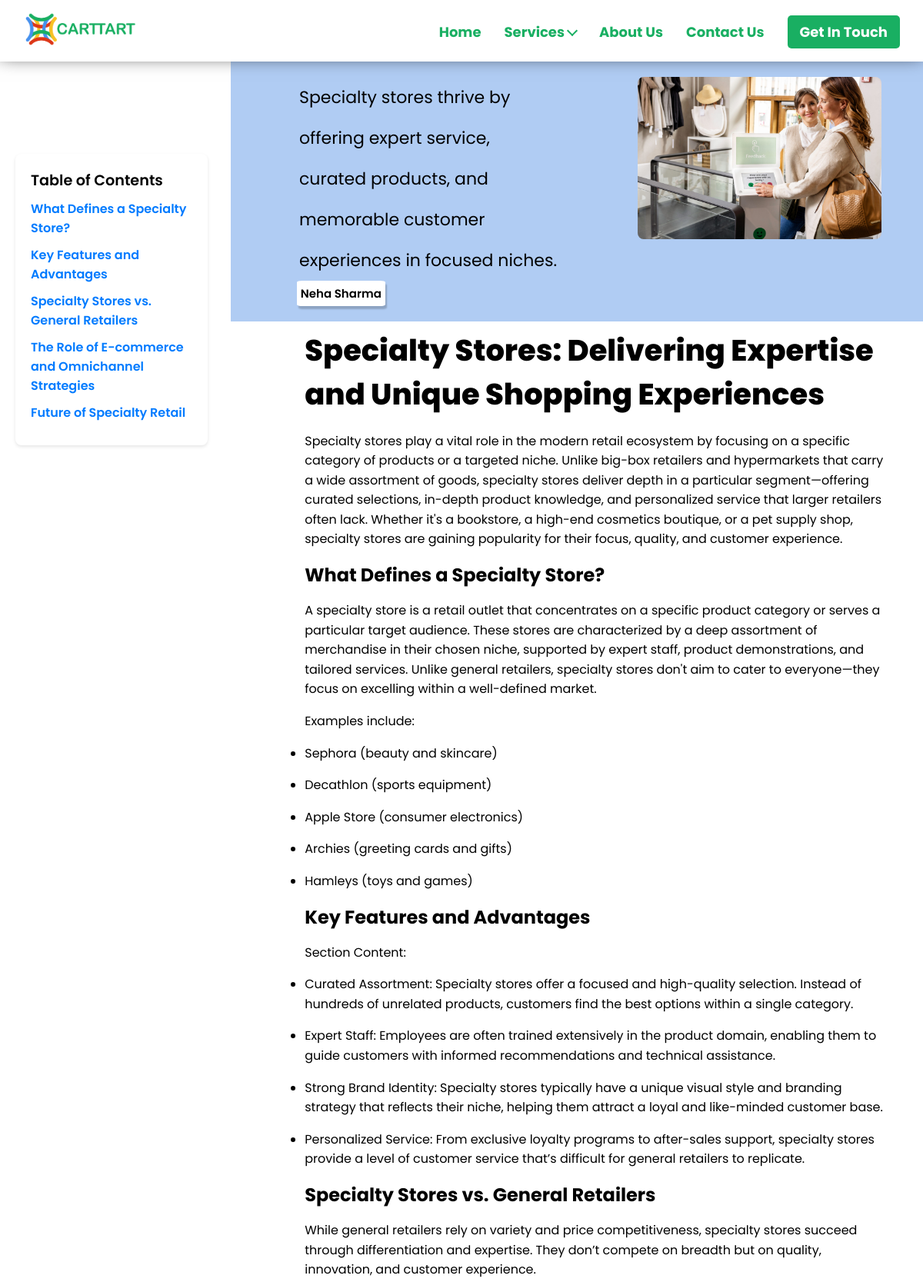
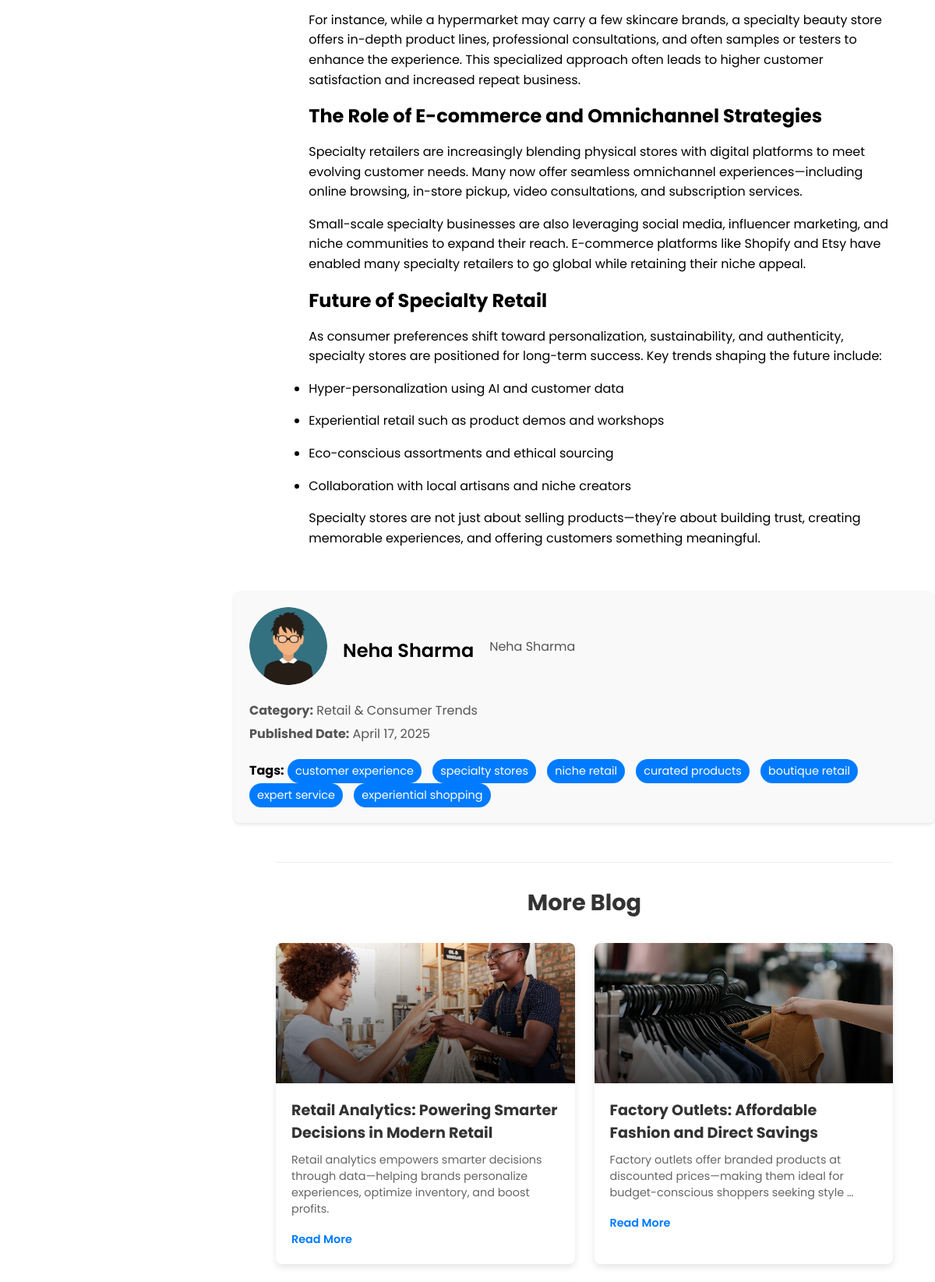
/blog/commerce/specialty-stores-unique-shopping-experience/ (upper part), run on the app's committed database (2 pictures, top to bottom).
### blog/models.py (models this page shows, shortened)
class Section(models.Model):
    blog = models.ForeignKey(Blog, related_name='sections', on_delete=models.CASCADE)
    title = models.CharField(max_length=255)
    slug = models.SlugField(unique=False, blank=True)
    content = models.TextField()

class Blog(models.Model):
    BLOG_TYPE_CHOICES = [
        ('commerce', 'commerce'),
        ('energy', 'energy'),
        ('esports', 'esports'),
        ('fintech', 'fintech'),
        ('healthcare', 'healthcare'),
        ('realestate', 'realestate'),
        ('tour', 'tour'),
    ]
    title = models.CharField(max_length=255)
    slug = models.SlugField(unique=False, blank=True)
    image = models.ImageField(upload_to="blog/images/blog_images")
    content = models.TextField()
    short_description = models.CharField(max_length=200, blank=True, null=True)
    category = models.CharField(max_length=100)
    published_date = models.DateTimeField(auto_now_add=True)
    author = models.CharField(max_length=100, default="Unknown Author")
    author_description = models.TextField(default="No description available.")
    author_image = models.ImageField(
    upload_to='blog/images/author_images/',
    default='blog/images/author_images/default_author_image.png',
    blank=True, null=True
    )
    active = models.BooleanField(default=True)
    tags = models.ManyToManyField(Tag, blank=True)
    blog_type = models.CharField(
        max_length=20, choices=BLOG_TYPE_CHOICES, default='healthcare'
    )  # Default value corrected

class Tag(models.Model):
    name = models.CharField(max_length=50, unique=True)
    slug = models.SlugField(unique=False, blank=True)

### blog/views.py (the view)
# urls.py: re_path(r"^commerce/(?P<slug>[-\w]+)/$", views.blog_detail, {"blog_type": "commerce"}, name="commerce_blog_detail"),
def blog_detail(request, slug, blog_type=None):
    if blog_type not in dict(Blog.BLOG_TYPE_CHOICES).keys():
        messages.error(request, 'Invalid blog type!')
        return redirect('blog:form')
    blog = get_object_or_404(Blog, slug=slug, blog_type=blog_type)
    recent_blogs = Blog.objects.filter(
        active=True,
        blog_type=blog_type
    ).exclude(
        id=blog.id
    ).order_by(
        "-published_date"
    )[:4]
    return render(request, f'{blog_type}_blog_detail.html', {
        'blog': blog,
        'recent_blogs': recent_blogs,
        'blog_type': blog_type
    })

### blog/templates/commerce_blog_detail.html (shortened to what this page needs)
{% extends 'base.html' %}
{% load static %}
{% block title %}
    {% block logo_image %}{% static 'images/h-g-logo.png' %}{% endblock logo_image %}
{% endblock %}
{% block content %}
    <div class="toc">
        <h3>Table of Contents</h3>
        <ul>
            {% for section in blog.sections.all %}
                <li><a href="#{{ section.slug }}">{{ section.title }}</a></li>
            {% endfor %}
        </ul>
    </div>
    <div class="oracle-body">
        <div class="oracle-mid1">
            <div class="one">
                <p class="see">{{ blog.short_description }}</p>
                <div class="obttns">
                    <div class="obttn1">
                        <p>{{ blog.author }}</p>
                    </div>
                </div>
            </div>
            <div class="two">
                <img src="{{ blog.image.url }}" alt="{{ blog.title }}" class="blog-image">
            </div>
        </div>
        <div class="oracle-middle">
            <div class="oracle-middle-part2">
                <section class="part2-section1">
                    <div class="ERP">
                        <h2 class="rw-ptitle">{{ blog.title }}</h2>
                        <p>{{ blog.content|safe }}</p>
                    </div>
                </section>
                {% for section in blog.sections.all %}
                    <section id="{{ section.slug }}" class="part2-section1">
                        <div class="ERP">
                            <h2>{{ section.title }}</h2>
                            <p>{{ section.content|safe }}</p>
                        </div>
                    </section>
                {% endfor %}
            </div>
        </div>
        <div class="author-section">
            <div class="author-info">
                {% if blog.author_image %}
                    <img src="{{ blog.author_image.url }}" alt="{{ blog.author }}">
                {% else %}
                    <img src="{% static 'images/author_images/default_author_image.png' %}" alt="{{ blog.author }}">
                {% endif %}
                <h3>{{ blog.author }}</h3>
                <p>{{ blog.author_description }}</p>
            </div>
            <div class="meta-info">
                <p><strong>Category:</strong> {{ blog.category }}</p>
                <p><strong>Published Date:</strong> {{ blog.published_date|date:"F j, Y" }}</p>
                <div class="tags">
                    <strong>Tags:</strong>
                    {% for tag in blog.tags.all %}
                        <span>{{ tag.name }}</span>
                    {% endfor %}
                </div>
            </div>
        </div>
        <div class="recent-issues">
            <h2>More Blog</h2>
            <div class="recent-blogs-grid">
                {% for recent_blog in recent_blogs %}
                <div class="recent-blog-card">
                    <div class="recent-blog-image">
                        {% if recent_blog.image %}
                            <img src="{{ recent_blog.image.url }}" alt="{{ recent_blog.title }}" class="recent-blog-img">
                        {% else %}
                            <img src="{% static 'images/default_blog_image.jpg' %}" alt="{{ recent_blog.title }}" class="recent-blog-img">
                        {% endif %}
                        <div class="recent-blog-overlay"></div>
                    </div>
                    <div class="recent-blog-content">
                        <h3>{{ recent_blog.title }}</h3>
                        <p>{{ recent_blog.short_description|default:recent_blog.content|truncatewords:15|safe }}</p>
                        <a href="{% url 'blog:healthcare_blog_detail' recent_blog.slug %}" class="read-more">Read More</a>
                    </div>
                </div>
                {% endfor %}
            </div>
        </div>
    </div>
{% endblock %}

### static/css/base.css (style rules this page uses)
* { margin: 0; padding: 0; box-sizing: border-box; }
body { font-family: 'Poppins', sans-serif; background-color: white; background-image: url('backdrop.jpg'); background-position: bottom; scroll-behavior: smooth; }
html { scroll-behavior: smooth; }
a { text-decoration: none; color: white; }

### blog/static/css/oracle.css (style rules this page uses)
* { margin: 0; padding: 0; }
body { width: 100vw; height: 100vh; overflow-x: hidden; font-family: 'Poppins', sans-serif; }
.oracle-body { background-color: white; padding-top: 80px; margin-left: 300px; }
.see { margin-left: 7%; margin-inline: 35px; line-height: 53px; font-size: 22px; width: 71%; color: black; }
.oracle-mid1 { display: flex; background-color: rgb(176, 204, 243); padding: 20px 6%; }
.one { width: 60%; }
.two { width: 40%; }
.blog-image { width: 100%; height: auto; border-radius: 8px; }
.obttns { width: 100%; font-size: 1.4rem; margin-bottom: -1.6rem; display: flex; margin-left: 32px; flex-direction: row; flex-wrap: wrap; justify-content: flex-start; align-items: stretch; }
.obttn1 { border-radius: 6%; padding: 1%; font-size: 15px; background-color: white; box-shadow: 2px 4px 2px rgba(0, 0, 0, 0.2); position: relative; display: flex; direction: row; flex-wrap: wrap; justify-content: stretch; align-items: center; margin: 0 1.6rem 1.6rem 0; }
.obttn1 p { margin: 0; font-weight: 600; }
.oracle-middle { display: flex; flex-direction: row; flex-wrap: nowrap; justify-content: space-between; align-items: stretch; position: relative; z-index: 1; padding-left: 48px; padding-right: 48px; margin-top: 1%; }
.oracle-middle-part2 { width: 100%; padding-left: 6%; }
.ERP { max-width: 1468px; }
.rw-ptitle { font-size: 2.4rem; font-weight: 800; font-family: 'Poppins', sans-serif; margin-bottom: 20px; }
.ERP p { font-family: 'Poppins', sans-serif; display: block; margin-block-start: 1em; margin-block-end: 1em; margin-inline-start: 0px; margin-inline-end: 0px; unicode-bidi: isolate; line-height: 1.6; }
.author-section { margin-top: 40px; padding: 20px; background-color: #f9f9f9; border-radius: 8px; box-shadow: 0 2px 4px rgba(0, 0, 0, 0.1); }
.author-info { display: flex; align-items: center; gap: 20px; }
.author-info img { width: 100px; height: 100px; border-radius: 50%; object-fit: cover; }
.author-info h3 { margin: 0; font-size: 1.5rem; font-weight: 600; }
.author-info p { margin: 0; font-size: 1rem; color: #555; }
.meta-info { margin-top: 20px; }
.meta-info p { margin: 5px 0; }
.tags { margin-top: 10px; }
.tags span { display: inline-block; background-color: #007bff; color: white; padding: 5px 10px; border-radius: 20px; margin-right: 10px; font-size: 0.9rem; }
html { scroll-behavior: smooth; }
.author-section img { width: 100px; height: 100px; border-radius: 50%; object-fit: cover; }
.author-section h3 { margin-top: 10px; font-size: 1.5rem; font-weight: 600; }
.author-section p { font-size: 1rem; color: #555; }
.tags { margin-top: 20px; }
.toc { position: fixed; top: 200px; left: 20px; width: 250px; background: #fff; padding: 20px; border-radius: 8px; box-shadow: 0 2px 4px rgba(0, 0, 0, 0.1); z-index: 1000; }
.toc h3 { font-size: 1.2rem; font-weight: 600; margin-bottom: 10px; }
.toc ul { list-style: none; padding: 0; }
.toc ul li { margin-bottom: 10px; }
.toc ul li a { text-decoration: none; color: #007bff; font-weight: 600; }
.recent-issues { margin: 50px 6% 0; padding: 30px 0; border-top: 1px solid #eee; }
.recent-issues h2 { font-size: 1.8rem; margin-bottom: 30px; text-align: center; color: #333; }
.recent-blogs-grid { display: grid; grid-template-columns: repeat(auto-fill, minmax(250px, 1fr)); gap: 25px; }
.recent-blog-card { border-radius: 8px; overflow: hidden; box-shadow: 0 4px 8px rgba(0,0,0,0.1); transition: transform 0.3s ease; background: white; }
.recent-blog-image { position: relative; height: 180px; overflow: hidden; }
.recent-blog-img { width: 100%; height: 100%; object-fit: cover; transition: transform 0.3s ease; }
.recent-blog-overlay { position: absolute; top: 0; left: 0; width: 100%; height: 100%; background: linear-gradient(to top, rgba(0,0,0,0.7), transparent); }
.recent-blog-content { padding: 20px; }
.recent-blog-content h3 { margin-bottom: 10px; font-size: 1.2rem; color: #333; }
.recent-blog-content p { color: #666; margin-bottom: 15px; font-size: 0.9rem; }
.read-more { color: #007bff; text-decoration: none; font-weight: 600; font-size: 0.9rem; }

### data on the page
Section: title "What Defines a Specialty Store?", content "A specialty store is a retail outlet that concentrates on a specific product category or serves a particular target audience. These stores are characterized by a deep assortment of merchandise in their chosen niche, supported by expert staff, product demonstrations, and tailored services. Unlike general retailers, specialty stores don't aim to cater to everyone—they focus on excelling within a well-defined market. Examples include: Sephora (beauty and skincare) Decathlon (sports equipment) Apple Store (consumer electronics) Archies (greeting cards and gifts) Hamleys (toys and games)"
Section: title "Key Features and Advantages", content "Section Content: Curated Assortment: Specialty stores offer a focused and high-quality selection. Instead of hundreds of unrelated products, customers find the best options within a single category. Expert Staff: Employees are often trained extensively in the product domain, enabling them to guide customers with informed recommendations and technical assistance. Strong Brand Identity: Specialty stores typically have a unique visual style and branding strategy that reflects their niche, helping them attract a loyal and like-minded customer base. Personalized Service: From exclusive loyalty programs to after-sales support, specialty stores provide a level of customer service that’s difficult…"
Section: title "Specialty Stores vs. General Retailers", content "While general retailers rely on variety and price competitiveness, specialty stores succeed through differentiation and expertise. They don’t compete on breadth but on quality, innovation, and customer experience. For instance, while a hypermarket may carry a few skincare brands, a specialty beauty store offers in-depth product lines, professional consultations, and often samples or testers to enhance the experience. This specialized approach often leads to higher customer satisfaction and increased repeat business."
Section: title "The Role of E-commerce and Omnichannel Strategies", content "Specialty retailers are increasingly blending physical stores with digital platforms to meet evolving customer needs. Many now offer seamless omnichannel experiences—including online browsing, in-store pickup, video consultations, and subscription services. Small-scale specialty businesses are also leveraging social media, influencer marketing, and niche communities to expand their reach. E-commerce platforms like Shopify and Etsy have enabled many specialty retailers to go global while retaining their niche appeal."
Section: title "Future of Specialty Retail", content "As consumer preferences shift toward personalization, sustainability, and authenticity, specialty stores are positioned for long-term success. Key trends shaping the future include: Hyper-personalization using AI and customer data Experiential retail such as product demos and workshops Eco-conscious assortments and ethical sourcing Collaboration with local artisans and niche creators Specialty stores are not just about selling products—they're about building trust, creating memorable experiences, and offering customers something meaningful."
Blog: short_description "Specialty stores thrive by offering expert service, curated products, and memorable customer experiences in focused niches.", author "Neha Sharma", image (picture), title "Specialty Stores: Delivering Expertise and Unique Shopping Experiences", content "Specialty stores play a vital role in the modern retail ecosystem by focusing on a specific category of products or a targeted niche. Unlike big-box retailers and hypermarkets that carry a wide assortment of goods, specialty stores deliver depth in a particular segment—offering curated selections, in-depth product knowledge, and personalized service that larger retailers often lack. Whether it's a bookstore, a high-end cosmetics boutique, or a pet supply shop, specialty stores are gaining popularity for their focus, quality, and customer experience.", author_image (picture), author_description "Neha Sharma", category "Retail & Consumer Trends", published_date "April 17, 2025"
Tag: name "customer experience"
Tag: name "specialty stores"
Tag: name "niche retail"
Tag: name "curated products"
Tag: name "boutique retail"
Tag: name "expert service"
Tag: name "experiential shopping"
Blog: image (picture), title "Retail Analytics: Powering Smarter Decisions in Modern Retail", short_description "Retail analytics empowers smarter decisions through data—helping brands personalize experiences, optimize inventory, and boost profits."
Blog: image (picture), title "Factory Outlets: Affordable Fashion and Direct Savings", short_description "Factory outlets offer branded products at discounted prices—making them ideal for budget-conscious shoppers seeking style …"
